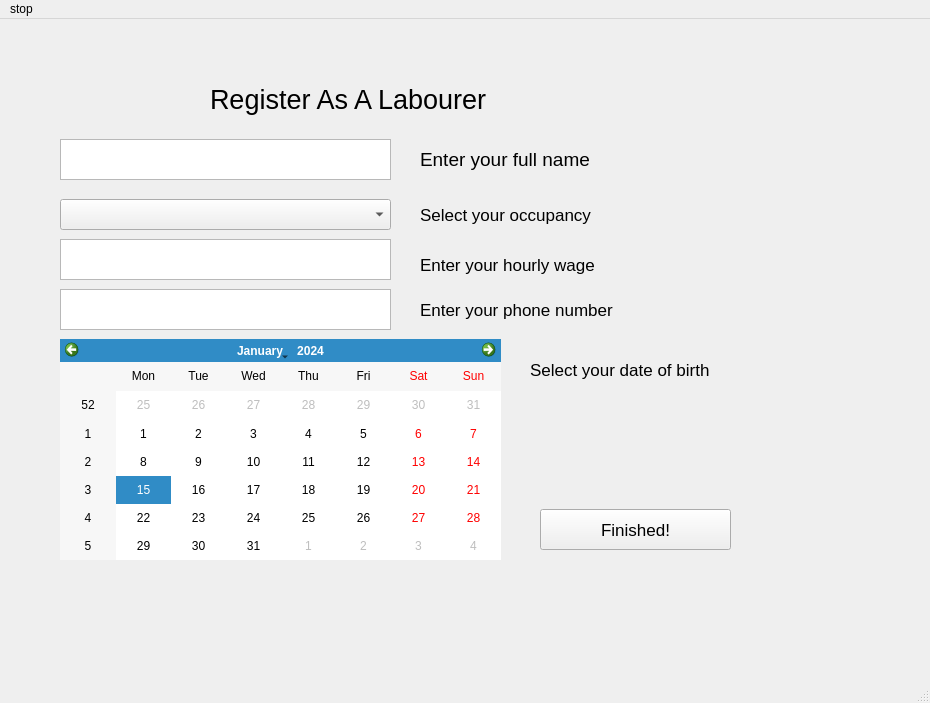
<?xml version="1.0" encoding="UTF-8"?>
<ui version="4.0">
 <class>MainWindow</class>
 <widget class="QMainWindow" name="MainWindow">
  <property name="geometry">
   <rect>
    <x>0</x>
    <y>0</y>
    <width>930</width>
    <height>703</height>
   </rect>
  </property>
  <property name="windowTitle">
   <string>MainWindow</string>
  </property>
  <widget class="QWidget" name="centralwidget">
   <widget class="QLabel" name="label">
    <property name="geometry">
     <rect>
      <x>210</x>
      <y>60</y>
      <width>341</width>
      <height>41</height>
     </rect>
    </property>
    <property name="font">
     <font>
      <pointsize>20</pointsize>
     </font>
    </property>
    <property name="text">
     <string>Register As A Labourer</string>
    </property>
   </widget>
   <widget class="QLabel" name="label_2">
    <property name="geometry">
     <rect>
      <x>420</x>
      <y>120</y>
      <width>241</width>
      <height>41</height>
     </rect>
    </property>
    <property name="font">
     <font>
      <pointsize>14</pointsize>
     </font>
    </property>
    <property name="text">
     <string>Enter your full name</string>
    </property>
   </widget>
   <widget class="QTextEdit" name="textEditName">
    <property name="geometry">
     <rect>
      <x>60</x>
      <y>120</y>
      <width>331</width>
      <height>41</height>
     </rect>
    </property>
   </widget>
   <widget class="QComboBox" name="comboBox">
    <property name="geometry">
     <rect>
      <x>60</x>
      <y>180</y>
      <width>331</width>
      <height>31</height>
     </rect>
    </property>
   </widget>
   <widget class="QLabel" name="label_3">
    <property name="geometry">
     <rect>
      <x>420</x>
      <y>180</y>
      <width>221</width>
      <height>31</height>
     </rect>
    </property>
    <property name="font">
     <font>
      <pointsize>13</pointsize>
     </font>
    </property>
    <property name="text">
     <string>Select your occupancy</string>
    </property>
   </widget>
   <widget class="QTextEdit" name="textEditWage">
    <property name="geometry">
     <rect>
      <x>60</x>
      <y>220</y>
      <width>331</width>
      <height>41</height>
     </rect>
    </property>
   </widget>
   <widget class="QLabel" name="label_4">
    <property name="geometry">
     <rect>
      <x>420</x>
      <y>230</y>
      <width>251</width>
      <height>31</height>
     </rect>
    </property>
    <property name="font">
     <font>
      <pointsize>13</pointsize>
     </font>
    </property>
    <property name="text">
     <string>Enter your hourly wage</string>
    </property>
   </widget>
   <widget class="QLabel" name="label_5">
    <property name="geometry">
     <rect>
      <x>420</x>
      <y>280</y>
      <width>261</width>
      <height>21</height>
     </rect>
    </property>
    <property name="font">
     <font>
      <pointsize>13</pointsize>
     </font>
    </property>
    <property name="text">
     <string>Enter your phone number</string>
    </property>
   </widget>
   <widget class="QTextEdit" name="textEditNumber">
    <property name="geometry">
     <rect>
      <x>60</x>
      <y>270</y>
      <width>331</width>
      <height>41</height>
     </rect>
    </property>
   </widget>
   <widget class="QCalendarWidget" name="calendarWidget">
    <property name="geometry">
     <rect>
      <x>60</x>
      <y>320</y>
      <width>441</width>
      <height>221</height>
     </rect>
    </property>
   </widget>
   <widget class="QLabel" name="label_6">
    <property name="geometry">
     <rect>
      <x>530</x>
      <y>330</y>
      <width>241</width>
      <height>41</height>
     </rect>
    </property>
    <property name="font">
     <font>
      <pointsize>13</pointsize>
     </font>
    </property>
    <property name="text">
     <string>Select your date of birth</string>
    </property>
   </widget>
   <widget class="QPushButton" name="pushButton">
    <property name="geometry">
     <rect>
      <x>540</x>
      <y>490</y>
      <width>191</width>
      <height>41</height>
     </rect>
    </property>
    <property name="font">
     <font>
      <pointsize>13</pointsize>
     </font>
    </property>
    <property name="text">
     <string>Finished!</string>
    </property>
   </widget>
  </widget>
  <widget class="QMenuBar" name="menubar">
   <property name="geometry">
    <rect>
     <x>0</x>
     <y>0</y>
     <width>930</width>
     <height>26</height>
    </rect>
   </property>
   <widget class="QMenu" name="menuowo">
    <property name="title">
     <string>stop</string>
    </property>
   </widget>
   <addaction name="menuowo"/>
  </widget>
  <widget class="QStatusBar" name="statusbar"/>
 </widget>
 <resources/>
 <connections/>
</ui>
